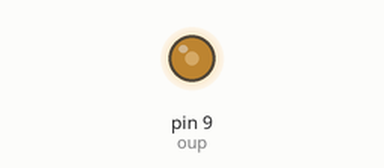
The sketch below on a simulated Arduino Uno, built with avr-gcc and run on an emulated ATmega328P. Parts: output pins drawn as LEDs (lit = HIGH).

Above: at 0.1 s.
Timing chart, 0 to 1.6 s (numbered marks = the images above):
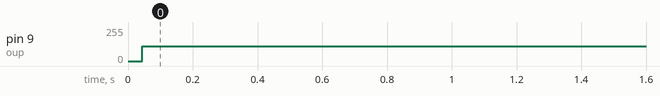

Measured:
- by itself, pin 9 (oup): 0/255 → 109/255 at 0.04 s

The sketch:

task_1.0.2.ino
```cpp
int oup=9;
void setup() {
  // put your setup code here, to run once:
  pinMode(oup,OUTPUT);

}

void loop() {
  // put your main code here, to run repeatedly:
  for(int i=0;i<=255;i++)
  {
    analogWrite(oup,i);
  }
  for(int i=255;i>=0;i--)
  {
    analogWrite(oup,i);
  }
}
```
